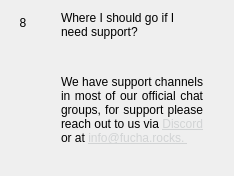
                  <widget class="QWidget" name="widgetFaq8" native="true">
                   <layout class="QHBoxLayout" name="horizontalpage_8" stretch="0,1">
                    <item alignment="Qt::AlignTop">
                     <widget class="QLabel" name="labelNumber8">
                      <property name="minimumSize">
                       <size>
                        <width>24</width>
                        <height>24</height>
                       </size>
                      </property>
                      <property name="maximumSize">
                       <size>
                        <width>16777215</width>
                        <height>24</height>
                       </size>
                      </property>
                      <property name="text">
                       <string>8</string>
                      </property>
                      <property name="alignment">
                       <set>Qt::AlignCenter</set>
                      </property>
                     </widget>
                    </item>
                    <item>
                     <layout class="QVBoxLayout" name="verticalLayoutpage_8">
                      <property name="leftMargin">
                       <number>20</number>
                      </property>
                      <property name="rightMargin">
                       <number>20</number>
                      </property>
                      <item>
                       <widget class="QLabel" name="labelSubtitle8">
                        <property name="text">
                         <string>Where I should go if I need support?</string>
                        </property>
                        <property name="wordWrap">
                         <bool>true</bool>
                        </property>
                       </widget>
                      </item>
                      <item>
                       <spacer name="verticalSpacer_80">
                        <property name="orientation">
                         <enum>Qt::Vertical</enum>
                        </property>
                        <property name="sizeType">
                         <enum>QSizePolicy::Fixed</enum>
                        </property>
                        <property name="sizeHint" stdset="0">
                         <size>
                          <width>20</width>
                          <height>30</height>
                         </size>
                        </property>
                       </spacer>
                      </item>
                      <item>
                       <widget class="QLabel" name="labelContent8">
                        <property name="text">
                         <string>
                           &lt;html&gt;&lt;head/&gt;&lt;body&gt;&lt;p align=&quot;justify&quot;&gt;
                           We have support channels in most of our official chat groups, for support please reach out to us via
                           &lt;a style='color: #d1d3d4' href='https://discord.gg/pR9WmRCFPJ'&gt;
                           Discord&lt;/a&gt; or at
                           &lt;a style='color: #d1d3d4' href='mailto://info@fucha.rocks'&gt;
                           info@fucha.rocks.
                           &lt;/p&gt;&lt;/body&gt;&lt;/html&gt;
                         </string>
                        </property>
                        <property name="alignment">
                         <set>Qt::AlignLeading|Qt::AlignLeft|Qt::AlignTop</set>
                        </property>
                        <property name="wordWrap">
                         <bool>true</bool>
                        </property>
                       </widget>
                      </item>
                      <item>
                       <spacer name="verticalSpacer_81">
                        <property name="orientation">
                         <enum>Qt::Vertical</enum>
                        </property>
                        <property name="sizeHint" stdset="0">
                         <size>
                          <width>20</width>
                          <height>20</height>
                         </size>
                        </property>
                       </spacer>
                      </item>
                     </layout>
                    </item>
                   </layout>
                  </widget>
